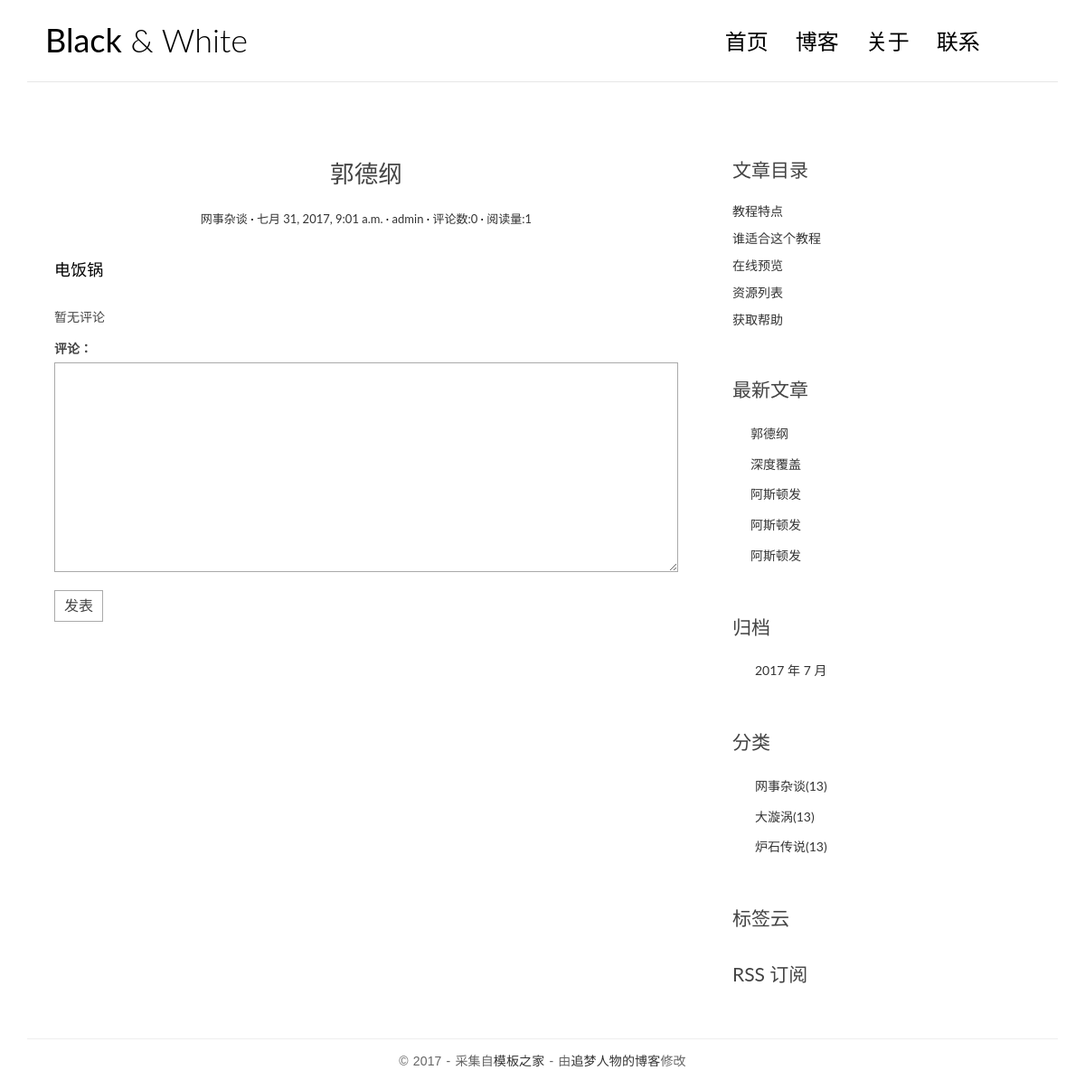
Page /post/20/ on the committed database.
### blog/models.py (models this page shows, shortened)
class Post(models.Model):
    title = models.CharField(max_length=70)
    def get_absolute_url(self):
        return reverse('blog:detail', kwargs={'pk': self.pk})
    body = models.TextField()
    views = models.PositiveIntegerField(default=0)
    def increase_views(self):
        self.views += 1
        self.save(update_fields=['views'])
    excerpt = models.CharField(max_length=200, blank=True)
    created_time = models.DateTimeField()
    modified_time = models.DateTimeField()
    category = models.ForeignKey(Category)
    tags = models.ManyToManyField(Tag, blank=True)
    author = models.ForeignKey(User)
    def save(self, *args, **kwargs):
        if not self.excerpt:
            md = markdown.Markdown(extensions=[
                'markdown.extensions.extra',
                'markdown.extensions.codehilite',
            ])
            self.excerpt = strip_tags(md.convert(self.body))[:54]
        super(Post, self).save(*args, **kwargs)
    class Meta:
        ordering = ['-created_time']

class Category(models.Model):
    name = models.CharField(max_length=100)

### blog/views.py (the view)
# urls.py: url(r'^post/(?P<pk>[0-9]+)/$', views.PostDetailView.as_view(), name='detail')
class PostDetailView(DetailView):
    model = Post
    template_name = 'blog/detail.html'
    context_object_name = 'post'
    def get(self, request, *args, **kwargs):
        response = super(PostDetailView, self).get(request, *args, **kwargs)
        self.object.increase_views()
        return response
    def get_object(self, queryset=None):
        post = super(PostDetailView, self).get_object(queryset=None)
        post.body = markdown.markdown(post.body,
                                      extensions=[
                                          'markdown.extensions.extra',
                                          'markdown.extensions.codehilite',
                                          'markdown.extensions.toc',
                                      ])
        return post
    def get_context_data(self, **kwargs):
        context = super(PostDetailView, self).get_context_data(**kwargs)
        form = CommentForm()
        comment_list = self.object.comment_set.all()
        context.update({
            'form': form,
            'comment_list': comment_list
        })
        return context

### comments/forms.py
class CommentForm(forms.ModelForm):
    class Meta:
        model = Comment
        fields = ['text']

### blog/templatetags/blog_tags.py (called while the page is built)
@register.simple_tag              # 将函数注册为模板
def get_recent_posts(num=5):
    return Post.objects.all().order_by('-created_time')[:num]

@register.simple_tag
def archives():
    return Post.objects.dates('created_time', 'month', order='DESC')

@register.simple_tag
def get_categories():
    return Category.objects.all()

### templates/blog/detail.html (shortened to what this page needs)
{% extends 'base.html' %}
{% block main %}
    <article class="post post-{{ post.pk }}">
    <header class="entry-header">
    <h1 class="entry-title">{{ post.title }}</h1>
    <div class="entry-meta">
      <span class="post-category"><a href="#">{{ post.category.name }}</a></span>
      <span class="post-date"><a href="#"><time class="entry-date"
                                                datetime="{{ post.created_time }}">{{ post.created_time }}</time></a></span>
      <span class="post-author"><a href="#">{{ post.author }}</a></span>
      <span class="comments-link"><a href="#">评论数:{{ post.comment_set.count }}</a></span>
      <span class="views-count"><a href="#">阅读量:{{ post.views }}</a></span>
    </div>
  </header>
  <div class="entry-content clearfix">
    {{ post.body|safe}}
  </div>
</article>
<section class="comment-area">
    <ul class="comment-list list-unstyled">
  {% for comment in comment_list %}
  <li class="comment-item">
    <div class="text">
      {{ comment.text }}
    </div>
      <time class="submit-date">{{ comment.created_time }}</time>
  </li>
  {% empty %}
  暂无评论
  {% endfor %}
    </ul>
    <form action="{% url 'comments:post_comment' post.pk %}" method="post" class="comment-form">
  <div class="row">
    <div class="col-md-12">
      <label for="{{ form.text.id_for_label }}">评论：</label>
      {{ form.text }}
      <button type="submit" class="comment-btn">发表</button>
    </div>
  </div>
</form>
</section>
{% endblock main %}
{% block toc %}
<div class="widget widget-content">
    <h3 class="widget-title">文章目录</h3>
    <ul class="list-unstyled">
        <li>
            <a href="#">教程特点</a>
        </li>
        <li>
            <a href="#">谁适合这个教程</a>
        </li>
        <li>
            <a href="#">在线预览</a>
        </li>
        <li>
            <a href="#">资源列表</a>
        </li>
        <li>
            <a href="#">获取帮助</a>
        </li>
        </ul>
    </div>
{% endblock toc %}

### templates/base.html (shortened to what this page needs)
{% load staticfiles %}
{% load blog_tags %}
<!DOCTYPE html>
<html>
<head>
    <link rel="stylesheet" href="{% static 'blog/css/pace.css' %}">
    <link rel="stylesheet" href="http://code.ionicframework.com/ionicons/2.0.1/css/ionicons.min.css">
    <link rel="stylesheet" href="{% static 'blog/css/bootstrap.min.css' %}">
    <link rel="stylesheet" href="{% static 'blog/css/pace.css' %}">
    <link rel="stylesheet" href="{% static 'blog/css/custom.css' %}">
    <link rel="stylesheet" href="{% static 'blog/css/highlights/github.css' %}">
</head>
<body>
<div class="container">
    <header id="site-header">
        <div class="row">
            <div class="col-md-4 col-sm-5 col-xs-8">
                <div class="logo">
                    <h1><a href="{% url 'blog:index' %}"><b>Black</b> &amp; White</a></h1>
                </div>
            </div>
            <div class="col-md-8 col-sm-7 col-xs-4">
                <nav class="main-nav" role="navigation">
                    <div class="collapse navbar-collapse" id="bs-example-navbar-collapse-1">
                        <ul class="nav navbar-nav navbar-right">
                            <li class="cl-effect-11"><a href="index.html" data-hover="首页">首页</a></li>
                            <li class="cl-effect-11"><a href="full-width.html" data-hover="博客">博客</a></li>
                            <li class="cl-effect-11"><a href="about.html" data-hover="关于">关于</a></li>
                            <li class="cl-effect-11"><a href="contact.html" data-hover="联系">联系</a></li>
                        </ul>
                    </div>
                </nav>
            </div>
        </div>
    </header>
</div>
<div class="content-body">
    <div class="container">
        <div class="row">
            <main class="col-md-8">
                {% block main %}
                {% endblock main %}
            </main>
            <aside class="col-md-4">
                {% block toc %}
                {% endblock toc %}
                <div class="widget widget-recent-posts">
                    <h3 class="widget-title">最新文章</h3>
                    {% get_recent_posts as recent_post_list %}
                    <ul>
                        {% for post in recent_post_list %}
                        <li>
                            <a href="{{ post.get_absolute_url }}">{{ post.title }}</a>
                        </li>
                        {% endfor %}
                    </ul>
                </div>
                <div class="widget widget-archives">
                    <h3 class="widget-title">归档</h3>
                    {% archives as date_list %}
                    <ul>
                        {% for date in date_list %}
                        <li>
                            <a href="#">{{date.year}} 年 {{date.month}} 月</a>
                        </li>
                        {% empty %}
                        暂无归档
                        {% endfor %}
                    </ul>
                </div>
                <div class="widget widget-category">
                    <h3 class="widget-title">分类</h3>
                    {% get_categories as category_list %}
                    <ul>
                        {% for category in category_list %}
                        <li>
                            <a href="#">{{category.name}}<span class="post-count">(13)</span></a>
                        </li>
                        {% endfor %}
                    </ul>
                </div>
                <div class="widget widget-tag-cloud">
                    <h3 class="widget-title">标签云</h3>
                </div>
                <div class="rss">
                    <a href=""> RSS 订阅</a>
                </div>
            </aside>
        </div>
    </div>
</div>
<footer id="site-footer">
    <div class="container">
        <div class="row">
            <div class="col-md-12">
                <p class="copyright">&copy 2017 - 采集自<a href="http://www.cssmoban.com/"
                                                        target="_blank" title="模板之家">模板之家</a>
                    - 由<a href="http://zmrenwu.com/" title="网页模板" target="_blank">追梦人物的博客</a>修改
                </p>
            </div>
        </div>
    </div>
</footer>
</body>
</html>

### blog/static/blog/css/custom.css (style rules this page uses)
* { outline: none; }
h1, h2, h3, h4, h5, h6 { margin-top: 0; }
b { font-weight: 400; }
a { color: #333; }
body { color: #444; font-family: 'Lato', sans-serif; }
p { font-family: 'Ubuntu', sans-serif; font-weight: 400; word-spacing: 1px; letter-spacing: 0.01em; }
#site-header { background-color: #FFF; padding: 25px 20px; margin-bottom: 40px; border-bottom: 1px solid #e7e7e7; }
.logo h1 a { color: #000; }
.logo h1 { margin: 0; font-family: 'Lato', sans-serif; font-weight: 300; }
.main-nav { margin-top: 11px; max-width: 95%; }
.main-nav a { color: #000000 !important; padding: 0 0 5px 0 !important; margin-right: 30px; font-family: 'Lato', sans-serif; font-weight: 300; font-size: 24px; }
.cl-effect-11 a { padding: 10px 0; color: #0972b4; text-shadow: none; }
.cl-effect-11 a::before { position: absolute; top: 0; left: 0; overflow: hidden; padding: 0 0 5px 0 !important; max-width: 0; border-bottom: 1px solid #000; color: #000; content: attr(data-hover); white-space: nowrap; -webkit-transition: max-width 0.5s; -moz-transition: max-width 0.5s; transition: max-width 0.5s; }
.content-body { padding-bottom: 4em; }
.post { background: #fff; padding: 30px 30px 0; }
.entry-title { text-align: center; font-size: 1.9em; margin-bottom: 20px; line-height: 1.6; padding: 10px 20px 0; }
.entry-meta { text-align: center; color: #DDDDDD; font-size: 13px; margin-bottom: 30px; }
.entry-content { font-size: 18px; line-height: 1.9; font-weight: 300; color: #000; }
.post-category::after, .post-date::after, .post-author::after, .comments-link::after { content: ' ·'; color: #000; }
.widget { background: #fff; padding: 30px 0 0; }
.widget-title { font-size: 1.5em; margin-bottom: 20px; line-height: 1.6; padding: 10px 0 0; font-weight: 400; }
.widget-recent-posts ul { padding: 0; margin: 0; padding-left: 20px; }
.widget-recent-posts ul li { list-style-type: none; position: relative; line-height: 170%; margin-bottom: 10px; }
.widget-recent-posts ul li::before { content: '\f3d3'; font-family: "Ionicons"; position: absolute; left: -17px; top: 3px; font-size: 16px; color: #000; }
.widget-archives ul { padding: 0; margin: 0; padding-left: 25px; }
.widget-archives ul li { list-style-type: none; position: relative; line-height: 170%; margin-bottom: 10px; }
.widget-archives ul li::before { content: '\f3f3'; font-family: "Ionicons"; position: absolute; left: -25px; top: 1px; font-size: 16px; color: #000; }
.widget-category ul { padding: 0; margin: 0; padding-left: 25px; }
.widget-category ul li { list-style-type: none; position: relative; line-height: 170%; margin-bottom: 10px; }
.widget-category ul li::before { content: '\f3fe'; font-family: "Ionicons"; position: absolute; left: -25px; top: 1px; font-size: 18px; color: #000; }
.widget-content ul li { margin-bottom: 10px; }
.rss { font-size: 21px; margin-top: 30px; }
.rss a { color: #444; }
#site-footer { padding-top: 10px; padding: 0 0 1.5em 0; }
.copyright { text-align: center; padding-top: 1em; margin: 0; border-top: 1px solid #eee; color: #666; }
.contact-form textarea, .comment-form textarea { border: 1px solid #aaa; margin-bottom: 15px; width: 100%; padding: 15px 15px; font-size: 16px; line-height: 20px !important; min-height: 183px; transition: 0.4s border-color linear; }
.comment-area { padding: 0 30px 0; }
.comment-form { margin-top: 15px; }
.comment-form .comment-btn { background-color: #fff; border: 1px solid #aaa; font-size: 16px; padding: 5px 10px; }
.comment-list { margin-top: 15px; }

### rows in the picture
Post: title "郭德纲", category.name "网事杂谈", created_time "七月 31, 2017, 9:01 a.m.", author "admin", comment_set.count "0", views "1", body "电饭锅"
Post: title "深度覆盖"
Post: title "阿斯顿发"
Post: title "阿斯顿发"
Post: title "阿斯顿发"
Category: name "网事杂谈"
Category: name "大漩涡"
Category: name "炉石传说"

### other values in the picture
{{ date.year }} "2017"
{{ date.month }} "7"
